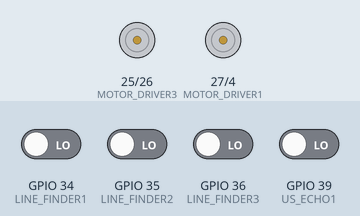
Bench run of a sketch on a simulated ESP32. Shown: motor-driver pin pairs drawn as motors (green arrow = first pin HIGH = forward, orange = second pin HIGH = backward, longer = more drive). Inputs (shaded band) come from the test bench; at power-on: GPIO 34 (LINE_FINDER1), GPIO 35 (LINE_FINDER2), GPIO 36 (LINE_FINDER3), GPIO 39 (US_ECHO1) LOW.

Above: at 0.1 s.
At 1.1 s:
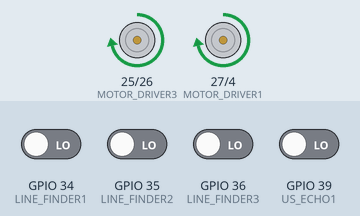
Timing chart, 0 to 2.6 s (numbered marks = the images above):
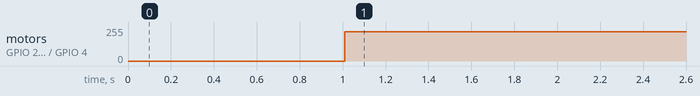

Measured:
- by itself, motor on GPIO 25 (MOTOR_DRIVER3) / GPIO 26 (MOTOR_DRIVER4), motor on GPIO 27 (MOTOR_DRIVER1) / GPIO 4 (MOTOR_DRIVER2): stopped → forward 220/255 at 1.0 s

The sketch:

frank.ino
```cpp
//written by Philipp

//max analogWrite: 250

#define SPEED 220

//Motor Driver
int MOTOR_DRIVER1 = 27, MOTOR_DRIVER2 = 4, MOTOR_DRIVER3 = 25, MOTOR_DRIVER4 = 26, speed_left, speed_right;


//Ultraschall Sensor
int US_TRIGGER1 = 18, US_ECHO1 = 39;
long US_DURATION, US_DISTANCE;

//Line Finder
int LINE_FINDER1 = 34, LINE_FINDER2 = 35, LINE_FINDER3 = 36;
int LINE_LEFT, LINE_RIGHT, LINE_MIDDEL;

int count;

//deklarierung der Funktionen
void motor_controll(int left_speed, int right_speed);
void get_distance();
void get_ir_input();

//todo
void object_evasion();


void setup() {
	//Ultraschall Sensor
	Serial.begin (9600);
	pinMode(US_TRIGGER1, OUTPUT);
	pinMode(US_ECHO1, INPUT);

	//Motor_Driver
	pinMode(MOTOR_DRIVER1, OUTPUT);
	pinMode(MOTOR_DRIVER2, OUTPUT);
	pinMode(MOTOR_DRIVER3, OUTPUT);
	pinMode(MOTOR_DRIVER4, OUTPUT);

	//Line Finder
	pinMode(LINE_FINDER1, INPUT);
	pinMode(LINE_FINDER2, INPUT);
	pinMode(LINE_FINDER3, INPUT);

}

/*
	move for x seconds:
		motor_controll(l, r);
		delay(x);
*/

void loop() {

	get_distance();
	get_ir_input();

/*
	if(US_DISTANCE < 40) {
		object_avasion();
	}
*/
	if(!LINE_MIDDEL) {
		if(LINE_RIGHT) {
			speed_right += 60;
			speed_left = 180;
		}
		if(LINE_LEFT) {
			speed_left += 60;
			speed_right = 180;
		}
		motor_controll(speed_left, speed_right);
	}

	motor_controll(SPEED, SPEED);

	delay(40);
}

//nimmt left_speed und rigth_speed als input, stellt die jeweiligen pins ein
void motor_controll(int left_speed, int right_speed) {
	if(left_speed > 0) {

		analogWrite(MOTOR_DRIVER2, 0);
		analogWrite(MOTOR_DRIVER1, left_speed);

	} else {

		analogWrite(MOTOR_DRIVER1, 0);
		analogWrite(MOTOR_DRIVER2, left_speed);

	}

	if(right_speed > 0) {

		analogWrite(MOTOR_DRIVER4, 0);
		analogWrite(MOTOR_DRIVER3, right_speed);

	} else {

		analogWrite(MOTOR_DRIVER3, 0);
		analogWrite(MOTOR_DRIVER4, right_speed);
	}
}

//triggers den Ultraschall sensor und schreibt die Distanz in den US_DISZANCE Wert
void get_distance() {
	digitalWrite(US_TRIGGER1, HIGH);
	delay(10);

	digitalWrite(US_TRIGGER1, LOW);

	US_DURATION = pulseIn(US_ECHO1, HIGH);
	US_DISTANCE = (US_DURATION / 2) * 0.03432;
}

void get_ir_input() {
	LINE_MIDDEL = digitalRead(35);
	LINE_LEFT = digitalRead(34);
	LINE_RIGHT = digitalRead(36);
}

void object_evasion() {

}
```
